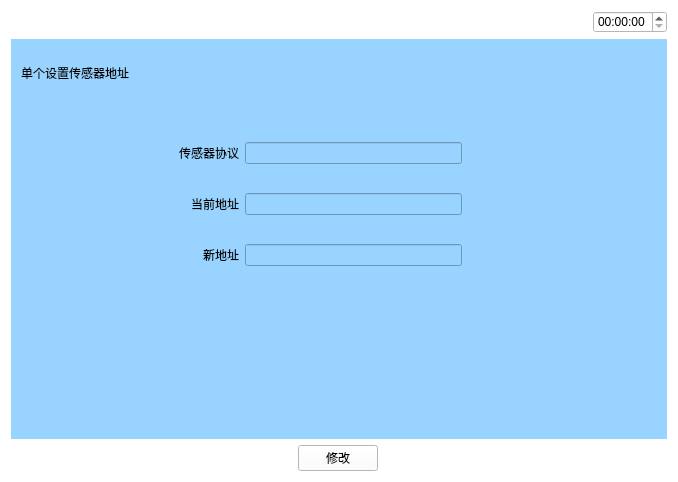
<?xml version="1.0" encoding="UTF-8"?>
<ui version="4.0">
 <class>Shezhi</class>
 <widget class="QWidget" name="Shezhi">
  <property name="geometry">
   <rect>
    <x>0</x>
    <y>0</y>
    <width>678</width>
    <height>482</height>
   </rect>
  </property>
  <property name="windowTitle">
   <string>Form</string>
  </property>
  <property name="styleSheet">
   <string notr="true">background-color: rgb(255, 255, 255);</string>
  </property>
  <layout class="QVBoxLayout" name="verticalLayout_2" stretch="1,5,1">
   <item>
    <layout class="QHBoxLayout" name="horizontalLayout_5">
     <item>
      <widget class="QPushButton" name="pushButton">
       <property name="text">
        <string/>
       </property>
       <property name="icon">
        <iconset resource="myimages.qrc">
         <normaloff>:/image/images/4g.png</normaloff>:/image/images/4g.png</iconset>
       </property>
       <property name="flat">
        <bool>true</bool>
       </property>
      </widget>
     </item>
     <item>
      <widget class="QPushButton" name="pushButton_2">
       <property name="text">
        <string/>
       </property>
       <property name="icon">
        <iconset resource="myimages.qrc">
         <normaloff>:/image/images/wireless.svg</normaloff>:/image/images/wireless.svg</iconset>
       </property>
       <property name="flat">
        <bool>true</bool>
       </property>
      </widget>
     </item>
     <item>
      <widget class="QPushButton" name="pushButton_3">
       <property name="text">
        <string/>
       </property>
       <property name="icon">
        <iconset resource="myimages.qrc">
         <normaloff>:/image/images/bl.svg</normaloff>:/image/images/bl.svg</iconset>
       </property>
       <property name="flat">
        <bool>true</bool>
       </property>
      </widget>
     </item>
     <item>
      <widget class="QPushButton" name="pushButton_4">
       <property name="text">
        <string/>
       </property>
       <property name="icon">
        <iconset resource="myimages.qrc">
         <normaloff>:/image/images/locate.svg</normaloff>:/image/images/locate.svg</iconset>
       </property>
       <property name="flat">
        <bool>true</bool>
       </property>
      </widget>
     </item>
     <item>
      <spacer name="horizontalSpacer_4">
       <property name="orientation">
        <enum>Qt::Horizontal</enum>
       </property>
       <property name="sizeHint" stdset="0">
        <size>
         <width>40</width>
         <height>20</height>
        </size>
       </property>
      </spacer>
     </item>
     <item>
      <widget class="QTimeEdit" name="timeEdit_2"/>
     </item>
    </layout>
   </item>
   <item>
    <widget class="QWidget" name="widget" native="true">
     <property name="sizePolicy">
      <sizepolicy hsizetype="Preferred" vsizetype="Preferred">
       <horstretch>0</horstretch>
       <verstretch>0</verstretch>
      </sizepolicy>
     </property>
     <property name="contextMenuPolicy">
      <enum>Qt::DefaultContextMenu</enum>
     </property>
     <property name="styleSheet">
      <string notr="true">background-color: rgb(153, 211, 255);</string>
     </property>
     <widget class="QLabel" name="label">
      <property name="geometry">
       <rect>
        <x>10</x>
        <y>20</y>
        <width>171</width>
        <height>27</height>
       </rect>
      </property>
      <property name="text">
       <string>单个设置传感器地址</string>
      </property>
     </widget>
     <widget class="QWidget" name="layoutWidget">
      <property name="geometry">
       <rect>
        <x>120</x>
        <y>80</y>
        <width>331</width>
        <height>171</height>
       </rect>
      </property>
      <layout class="QVBoxLayout" name="verticalLayout">
       <item>
        <layout class="QHBoxLayout" name="horizontalLayout" stretch="1,2">
         <item>
          <widget class="QLabel" name="label_3">
           <property name="text">
            <string>传感器协议</string>
           </property>
           <property name="alignment">
            <set>Qt::AlignRight|Qt::AlignTrailing|Qt::AlignVCenter</set>
           </property>
          </widget>
         </item>
         <item>
          <widget class="QLineEdit" name="lineEdit"/>
         </item>
        </layout>
       </item>
       <item>
        <layout class="QHBoxLayout" name="horizontalLayout_3" stretch="1,2">
         <item>
          <widget class="QLabel" name="label_4">
           <property name="text">
            <string>当前地址</string>
           </property>
           <property name="alignment">
            <set>Qt::AlignRight|Qt::AlignTrailing|Qt::AlignVCenter</set>
           </property>
          </widget>
         </item>
         <item>
          <widget class="QLineEdit" name="lineEdit_2"/>
         </item>
        </layout>
       </item>
       <item>
        <layout class="QHBoxLayout" name="horizontalLayout_4" stretch="1,2">
         <item>
          <widget class="QLabel" name="label_5">
           <property name="text">
            <string>新地址</string>
           </property>
           <property name="alignment">
            <set>Qt::AlignRight|Qt::AlignTrailing|Qt::AlignVCenter</set>
           </property>
          </widget>
         </item>
         <item>
          <widget class="QLineEdit" name="lineEdit_3"/>
         </item>
        </layout>
       </item>
      </layout>
     </widget>
    </widget>
   </item>
   <item>
    <layout class="QHBoxLayout" name="horizontalLayout_2">
     <item>
      <widget class="QPushButton" name="returnIndex">
       <property name="font">
        <font>
         <family>AR PL UMing TW MBE</family>
        </font>
       </property>
       <property name="styleSheet">
        <string notr="true">border-image: url(:/image/images/index.svg);</string>
       </property>
       <property name="text">
        <string/>
       </property>
       <property name="icon">
        <iconset resource="myimages.qrc">
         <normaloff>:/image/images/index.svg</normaloff>:/image/images/index.svg</iconset>
       </property>
       <property name="iconSize">
        <size>
         <width>40</width>
         <height>40</height>
        </size>
       </property>
       <property name="flat">
        <bool>true</bool>
       </property>
      </widget>
     </item>
     <item>
      <spacer name="horizontalSpacer">
       <property name="orientation">
        <enum>Qt::Horizontal</enum>
       </property>
       <property name="sizeHint" stdset="0">
        <size>
         <width>40</width>
         <height>20</height>
        </size>
       </property>
      </spacer>
     </item>
     <item>
      <widget class="QPushButton" name="dsfs">
       <property name="text">
        <string>修改</string>
       </property>
      </widget>
     </item>
     <item>
      <spacer name="horizontalSpacer_3">
       <property name="orientation">
        <enum>Qt::Horizontal</enum>
       </property>
       <property name="sizeHint" stdset="0">
        <size>
         <width>40</width>
         <height>20</height>
        </size>
       </property>
      </spacer>
     </item>
     <item>
      <widget class="QPushButton" name="returnPage">
       <property name="text">
        <string/>
       </property>
       <property name="icon">
        <iconset resource="myimages.qrc">
         <normaloff>:/image/images/shangyiye.svg</normaloff>:/image/images/shangyiye.svg</iconset>
       </property>
       <property name="iconSize">
        <size>
         <width>40</width>
         <height>40</height>
        </size>
       </property>
       <property name="flat">
        <bool>true</bool>
       </property>
      </widget>
     </item>
    </layout>
   </item>
  </layout>
 </widget>
 <resources>
  <include location="myimages.qrc"/>
 </resources>
 <connections/>
</ui>
